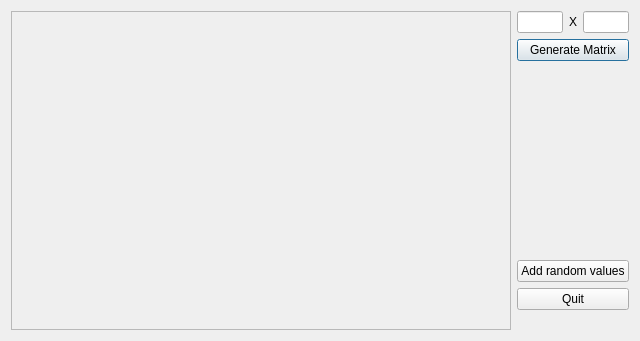
<?xml version="1.0" encoding="UTF-8"?>
<ui version="4.0">
 <class>Dialog</class>
 <widget class="QDialog" name="Dialog">
  <property name="geometry">
   <rect>
    <x>0</x>
    <y>0</y>
    <width>625</width>
    <height>341</height>
   </rect>
  </property>
  <property name="windowTitle">
   <string>testing</string>
  </property>
  <layout class="QHBoxLayout" name="horizontalLayout_3">
   <item>
    <widget class="QFrame" name="frame">
     <property name="minimumSize">
      <size>
       <width>500</width>
       <height>300</height>
      </size>
     </property>
     <property name="frameShape">
      <enum>QFrame::StyledPanel</enum>
     </property>
     <property name="frameShadow">
      <enum>QFrame::Raised</enum>
     </property>
    </widget>
   </item>
   <item>
    <layout class="QVBoxLayout" name="verticalLayout">
     <item>
      <layout class="QHBoxLayout" name="horizontalLayout">
       <item>
        <widget class="QLineEdit" name="lineEdit"/>
       </item>
       <item>
        <widget class="QLabel" name="label">
         <property name="text">
          <string>X</string>
         </property>
        </widget>
       </item>
       <item>
        <widget class="QLineEdit" name="lineEdit_2"/>
       </item>
      </layout>
     </item>
     <item>
      <widget class="QPushButton" name="pushButton">
       <property name="text">
        <string>Generate Matrix</string>
       </property>
      </widget>
     </item>
     <item>
      <spacer name="verticalSpacer">
       <property name="orientation">
        <enum>Qt::Vertical</enum>
       </property>
       <property name="sizeHint" stdset="0">
        <size>
         <width>20</width>
         <height>40</height>
        </size>
       </property>
      </spacer>
     </item>
     <item>
      <widget class="QPushButton" name="pushButton_2">
       <property name="text">
        <string>Add random values</string>
       </property>
      </widget>
     </item>
     <item>
      <widget class="QPushButton" name="pushButton_3">
       <property name="text">
        <string>Quit</string>
       </property>
      </widget>
     </item>
     <item>
      <layout class="QHBoxLayout" name="horizontalLayout_2">
       <item>
        <spacer name="horizontalSpacer">
         <property name="orientation">
          <enum>Qt::Horizontal</enum>
         </property>
         <property name="sizeHint" stdset="0">
          <size>
           <width>40</width>
           <height>20</height>
          </size>
         </property>
        </spacer>
       </item>
      </layout>
     </item>
    </layout>
   </item>
  </layout>
 </widget>
 <resources/>
 <connections>
  <connection>
   <sender>pushButton</sender>
   <signal>clicked()</signal>
   <receiver>Dialog</receiver>
   <slot>doldur()</slot>
   <hints>
    <hint type="sourcelabel">
     <x>619</x>
     <y>57</y>
    </hint>
    <hint type="destinationlabel">
     <x>622</x>
     <y>254</y>
    </hint>
   </hints>
  </connection>
  <connection>
   <sender>pushButton_2</sender>
   <signal>clicked()</signal>
   <receiver>Dialog</receiver>
   <slot>rastgele()</slot>
   <hints>
    <hint type="sourcelabel">
     <x>619</x>
     <y>281</y>
    </hint>
    <hint type="destinationlabel">
     <x>604</x>
     <y>77</y>
    </hint>
   </hints>
  </connection>
  <connection>
   <sender>pushButton_3</sender>
   <signal>clicked()</signal>
   <receiver>Dialog</receiver>
   <slot>cikis()</slot>
   <hints>
    <hint type="sourcelabel">
     <x>546</x>
     <y>300</y>
    </hint>
    <hint type="destinationlabel">
     <x>547</x>
     <y>325</y>
    </hint>
   </hints>
  </connection>
 </connections>
 <slots>
  <slot>doldur()</slot>
  <slot>rastgele()</slot>
  <slot>cikis()</slot>
 </slots>
</ui>
